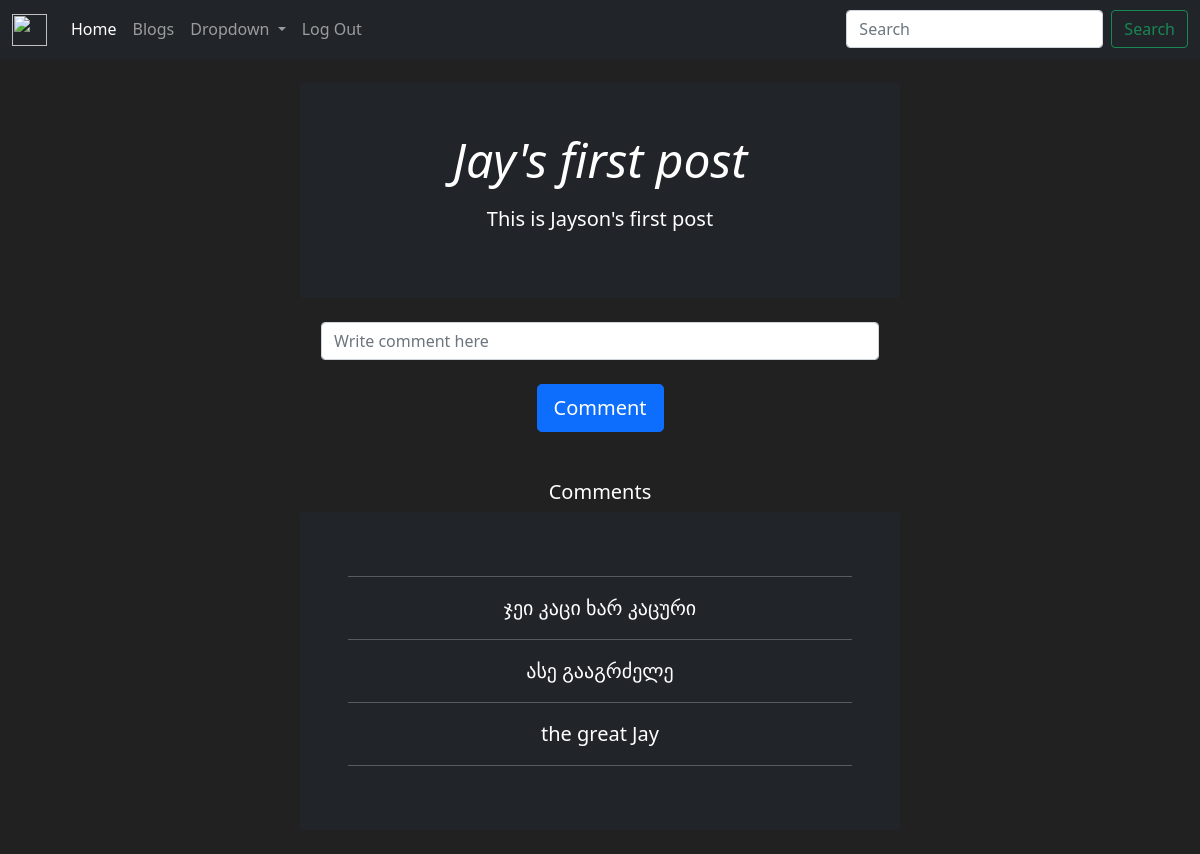
Screenshot of /blogs/8 (signed in) with the database file from the repository.
### blog/models.py (models this page shows, shortened)
class Post(db.Model):
    id = db.Column(db.Integer(), primary_key=True)
    title = db.Column(db.String(length=100), nullable=False)
    post = db.Column(db.String(length=1000), nullable=False)
    rating = db.Column(db.Float(), nullable=False, default=0.0)
    date = db.Column(db.DateTime(), nullable=False, default=datetime.utcnow)
    owner = db.Column(db.Integer(), db.ForeignKey('user.id'))
    comments = db.relationship('Comment', backref='owned_post', lazy=True)

class Comment(db.Model):
    id = db.Column(db.Integer(), primary_key=True)
    comment = db.Column(db.String(length=1000), nullable=False)
    like = db.Column(db.Integer(), nullable=False, default=0)
    date = db.Column(db.DateTime(), nullable=False, default=datetime.utcnow)
    owner_user = db.Column(db.Integer(), db.ForeignKey('user.id'))
    owner_post = db.Column(db.Integer(), db.ForeignKey('post.id'))

### blog/routes.py (the view)
@app.route('/blogs/<int:id>', methods=['GET', 'POST'])
def individual_blog(id):
    form = CommentForm()
    blog = Post.query.filter_by(id=id).first()
    comments = Comment.query.filter_by(owner_post=id).all()
    if form.validate_on_submit():
        new_comment = Comment(comment=form.comment.data)
        db.session.add(new_comment)
        db.session.commit()
        new_comment.set_comment_owner(id)
        return redirect(f"/blogs/{id}")
    return render_template('individual_blog.html', blog=blog, comments=comments, form=form)

### blog/forms.py
class CommentForm(FlaskForm):
    comment = StringField(label='Write comment here', validators=[DataRequired()])
    submit = SubmitField(label='Comment')

### blog/models.py (called while the page is built)
@login_manager.user_loader
def load_user(user_id):
    return User.query.get(int(user_id))

### blog/templates/individual_blog.html (shortened to what this page needs)
{% extends "base.html" %}
{% block content %}
<br>
<div class="p-4 p-md-5 mb-4 text-white rounded bg-dark" id="blog-id">
    <div class="col-md-12 px-0">
      <h1 class="display-5 fst-italic">{{blog.title}}</h1>
      <p class="lead my-3">{{blog.post}}</p>
    </div>
</div>
<div class="container">
    <form method="post", class="form-login", style="color:white">
        {{ form.comment(class="form-control blog-comment", placeholder="Write comment here") }}
        <br>
        {{ form.submit(class="btn btn-lg btn-block btn-primary") }}
    </form>
</div>
<br><br>
<h5>Comments</h5>
<div class="p-4 p-md-5 mb-4 text-white rounded bg-dark" id="comment-id">
    <hr>
    {% for comm in comments %}
    <div class="col-md-12 px-0">
      <p class="lead my-3">{{comm.comment}}</p>
    </div>
    <hr>
    {% endfor %}
</div>
{% endblock %}

### blog/templates/individual_blog.html (style rules this page uses)
#blog-id { width: 50%; margin: auto; }
.blog-comment { width: 50%; margin: auto; }
#comment-id { width: 50%; margin: auto; }

### blog/templates/base.html (style rules this page uses)
body { background-color: #212121; color: white; text-align: center; }

### rows the page displays
Post: title "Jay's first post", post "This is Jayson's first post"
Comment: comment "ჯეი კაცი ხარ კაცური"
Comment: comment "ასე გააგრძელე"
Comment: comment "the great Jay"
